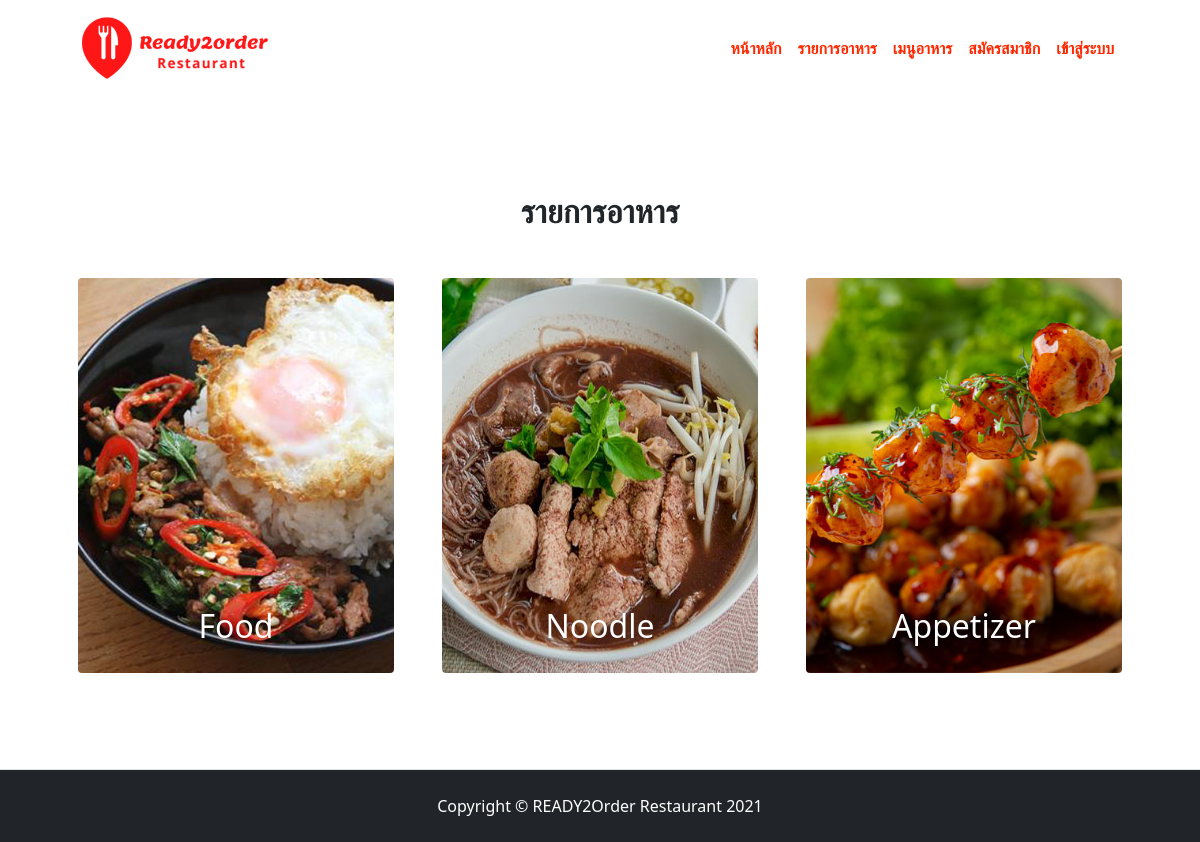
/categories.php, run on the app's committed database.
### tables this page shows
CREATE TABLE `category` (
  `id` int(10) UNSIGNED NOT NULL,
  `title` varchar(100) NOT NULL,
  `image_name` varchar(255) NOT NULL,
  `featured` enum('YES','NO') NOT NULL,
  `active` enum('YES','NO') NOT NULL
);

### categories.php (the view, shortened to what this page needs)
<?php include('config/constants.php'); ?>
<!DOCTYPE html>
<html lang="en">
<head>
    <link href="https://cdn.jsdelivr.net/npm/bootstrap-icons@1.4.1/font/bootstrap-icons.css" rel="stylesheet" />
    <link href="dist/css/styles.css" rel="stylesheet" />
    <link rel="stylesheet" href="admin/plugins/fontawesome-free/css/all.min.css">
</head>
<body>
    <?php include('layout/topmenu.php'); ?>
    <section class="py-5 border-bottom" id="features">
        <div class="container px-5 my-5">
            <div class="text-center mb-5">
                <h2 class="fw-bolder">รายการอาหาร</h2>
            </div>
            <div class="row gx-5">
                <?php
                $sql_category = " SELECT * FROM category WHERE active = 'YES' ORDER BY id ASC";
                $result_category = mysqli_query($conn, $sql_category);
                while ($rs_category = mysqli_fetch_assoc($result_category)) {
                ?>
                    <div class="col-lg-4 mb-5 mb-lg-0">
                        <div class="container-ready2">
                            <a href="category-foods.php?category_id=<?= $rs_category['id'] ?>"><img src="./images/category/<?= $rs_category['image_name'] ?>" class="card-img-top boder-0 rounded" alt="<?= $rs_category['title'] ?>"></a>
                            <div class="ready2-centered"><?= $rs_category['title'] ?></div>
                        </div>
                    </div>
                <?php } ?>
            </div>
        </div>
    </section>
    <?php include('layout/footer.php'); ?>
</body>
</html>

### data on the page
category: image_name+title (picture), title "Food"
category: image_name (picture), title "Noodle"
category: image_name (picture), title "Appetizer"
